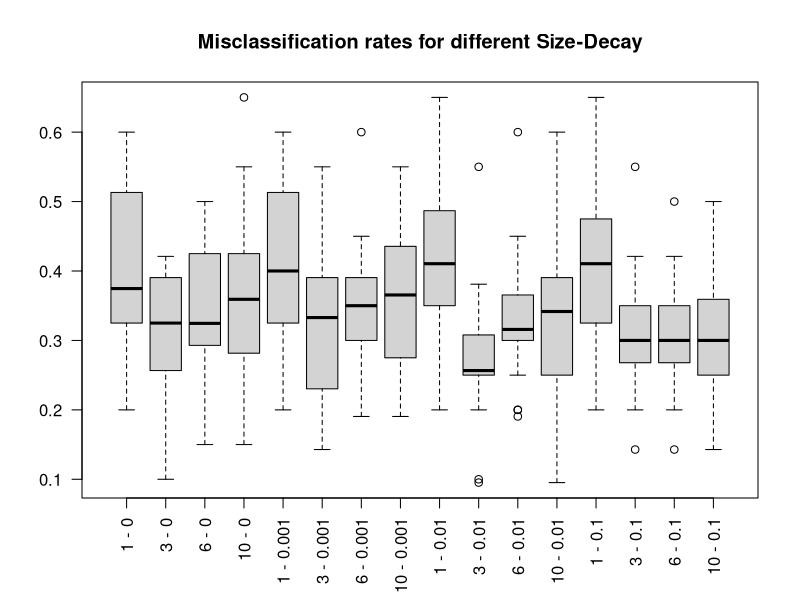
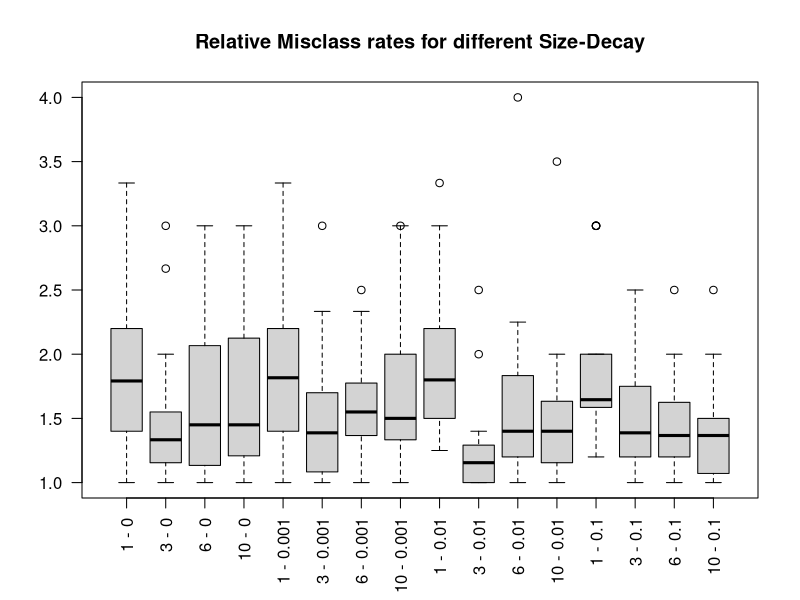
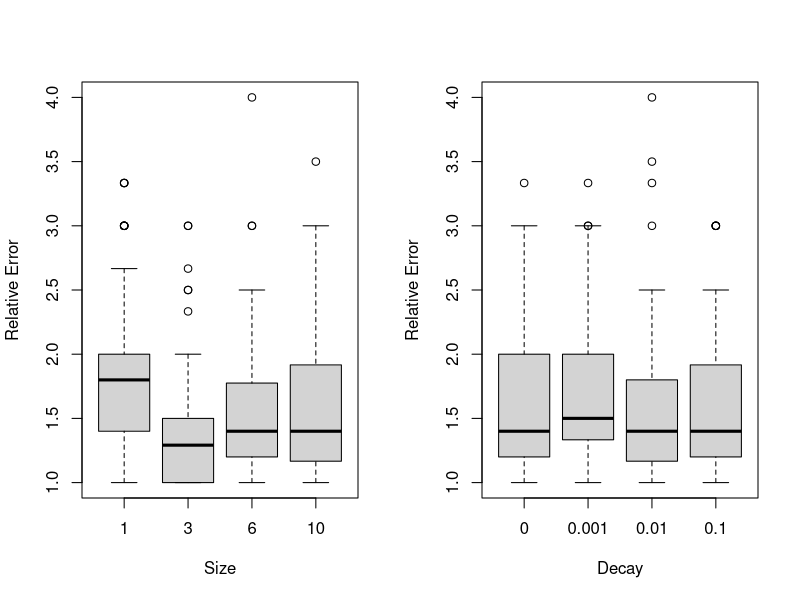

Recreate these plots in R, in order. (Note: a time limit stopped this script after it produced the figures.)
# Random Forest classification on Wheat Data
##########
# Enter data and do some processing
wheat <-  read.csv("wheat.csv")
head(wheat)
#summary(wheat)

# Variable "type" is the response variable.  "class" is another explanatory.
class(wheat$type)
wheat$type = as.factor(wheat$type)
wheat$class = as.factor(wheat$class)
#summary(wheat)

# Create a numerical version of "class" for methods that need numbers
wheat$classnum <- as.numeric((wheat$class))
# Remove "id"
wheat = wheat[,-1]
#summary(wheat)

############
# Creating TWO sets: 200 train, 75 test
set.seed(67982193)
perm <- sample(x=nrow(wheat))
set1 <- wheat[which(perm <= 200),-1]
set2 <- wheat[which(perm>200),-1]


library(nnet)

############
## Computing will work better if explanatories are rescaled to lie in [0,1]
############
# Function that rescales x1 to x2's min and max
# If applied to itself, produces data scaled to lie within [0,1].

x.1.unscaled <- as.matrix(set1[,-6])
x.2.unscaled <- as.matrix(set2[,-6])

rescale <- function(x1,x2){
  for(col in 1:ncol(x1)){
    a <- min(x2[,col])
    b <- max(x2[,col])
    x1[,col] <- (x1[,col]-a)/(b-a)
  }
  x1
}

x.1 <- rescale(x.1.unscaled, x.1.unscaled)
#Prove that it worked
apply(X=x.1, MARGIN=2, FUN=min)
apply(X=x.1, MARGIN=2, FUN=max)

# Could have been done using apply() and scale()
#rescale2 <- function(x1,x2){
#  minx <- apply(X=x2, MARGIN=2, FUN=min)
#  maxx <- apply(X=x2, MARGIN=2, FUN=max)
#  scale(x=x1, center=minx, scale=max)
#}
#x.12 <- rescale2(x.1.unscaled, x.1.unscaled)
#summary(x.1-x.12) # ALL ZEROES!

x.2 <- rescale(x.2.unscaled, x.1.unscaled)
#Prove that it worked, but does not perfectly scale test set
apply(X=x.2, MARGIN=2, FUN=min)
apply(X=x.2, MARGIN=2, FUN=max)


########################################################################
## Responses for SOFTMAX classification must be matrix of indicators 
## for each category.  These are created by class.ind().
########################################################################

y.1 <- class.ind(set1[,6])
y.2 <- class.ind(set2[,6])
head(cbind(set1[,6],y.1))

###########################################################################
# nnet{nnet} can do regression or classification.
#  For classification, MUST SPECIFY "softmax=TRUE"), 
#  Only allows one hidden layer, generates initial weights randomly
#  NO DEFAULT SHRINKAGE ("weight decay"), must specify number of hidden nodes. 
# Recommend shrinkage between .01 and .0001 (Venables and Ripley 2002, Sec 8.10)
#  I find that larger shrinkage (up to 1, even) can also work sometimes
###########################################################################

### Fit to set 1, Test on Set 2
nn.1.0 <- nnet(x=x.1, y=y.1, size=1, maxit=1000, softmax=TRUE)
# Train error
p1.nn.1.0m <-predict(nn.1.0, newdata=x.1, type="raw")
round(head(p1.nn.1.0m), 3)
p1.nn.1.0 <-predict(nn.1.0, newdata=x.1, type="class")
table(p1.nn.1.0, as.factor(set1$type),  dnn=c("Predicted","Observed"))
(misclass1.1.0 <- mean(ifelse(p1.nn.1.0 == set1$type, yes=0, no=1)))

# Test set error
p2.nn.1.0 <-predict(nn.1.0, newdata=x.2, type="class")
table(p2.nn.1.0, as.factor(set2$type),  dnn=c("Predicted","Observed"))
(misclass2.1.0 <- mean(ifelse(p2.nn.1.0 == set2$type, yes=0, no=1)))

#############################################
# Try tuning with caret::train
# "caret" stands for "classification and regression training"
# See http://topepo.github.io/caret/training.html for full details
# 
# Uses resampling (default is 25 bootstrap runs) to tune to a 
#   specified grid.  Seems excessive if time is an issue
# HOWEVER, Does only one run per combination.
#
# "Accuracy" = 1-<misclassification rate>
# "Kappa" is Cohen's Kappa, a version of misclassificaiton rate adjusted for chance.
#   Proportional improvement in misclassification relative to random assignment.
#
# Note: I am just showing this caret::train function here.  Can tune any way you like.
#############################################
library(caret)

#Using 10-fold CV so that training sets are not too small
#  ( Starting with 200 in training set)
trcon = trainControl(method="repeatedcv", number=10, repeats=2,
                     returnResamp="all")
parmgrid = expand.grid(size=c(1,3,6,10),decay= c(0,0.001,0.01,0.1))

tuned.nnet <- train(x=x.1, y=set1$type, method="nnet", preProcess="range", trace=FALSE, 
                    tuneGrid=parmgrid, trControl = trcon)

names(tuned.nnet)
tuned.nnet$results[order(-tuned.nnet$results[,3]),]
tuned.nnet$bestTune
head(tuned.nnet$resample)
tail(tuned.nnet$resample)

# Let's rearrange the data so that we can plot the bootstrap resamples in 
#   our usual way, including relative to best
resamples = reshape(data=tuned.nnet$resample[,-2], idvar=c("size", "decay"), 
                    timevar="Resample", direction="wide")
head(resamples)
(best = apply(X=resamples[,-c(1,2)], MARGIN=2, FUN=max))
siz.dec <- paste(resamples[,1],"-",resamples[,2])

x11()
boxplot.matrix(x=t(t(1-resamples[,-c(1:2)])), use.cols=FALSE, names=siz.dec,
               main="Misclassification rates for different Size-Decay", las=2)

x11()
boxplot.matrix(x=t(t(1-resamples[,-c(1:2)])/(1-best)), use.cols=FALSE, names=siz.dec,
               main="Relative Misclass rates for different Size-Decay", las=2)

x11(h=7, w=10)
par(mfrow=c(1,2))
boxplot(t(t(1-resamples[,-c(1:2)])/(1-best)) ~ resamples[,1], xlab="Size", ylab="Relative Error")
boxplot(t(t(1-resamples[,-c(1:2)])/(1-best)) ~ resamples[,2], xlab="Decay", ylab="Relative Error")
#################################################################
# Write a CV tuner that uses multiple restarts
##################################################################
# WARNING: Can run LONG!  PARALLELIZE!

#For simplicity, rename data as "train.x" and "train.y"
train.x = set1[,-6]
train.y.class = set1[,6] 
train.y = class.ind(train.y.class)

#  Let's do R=2 reps of V=10-fold CV.
set.seed(74375641)
V=10
R=2 
n2 = nrow(train.x)
# Create the folds and save in a matrix
folds = matrix(NA, nrow=n2, ncol=R)
for(r in 1:R){
  folds[,r]=floor((sample.int(n2)-1)*V/n2) + 1
}

# Grid for tuning parameters and number of restarts of nnet
siz <- c(1,3,6,10)
dec <- c(0.0001,0.001,0.01,0.1)
nrounds=10

# Prepare matrix for storing results: 
#   row = 1 combination of tuning parameters
#   column = 1 split
#   Add grid values to first two columns

Mis.cv = matrix(NA, nrow=length(siz)*length(dec), ncol=V*R+2)
Mis.cv[,1:2] = as.matrix(expand.grid(siz,dec))

# Start loop over all reps and folds.  
for (r in 1:R){ 
  for(v in 1:V){
    
    y.1 <- as.matrix(train.y[folds[,r]!=v,])
    x.1.unscaled <- as.matrix(train.x[folds[,r]!=v,]) 
    x.1 <- rescale(x.1.unscaled, x.1.unscaled) 
    
    #Test
    y.2 <- as.matrix(train.y[folds[,r]==v],)
    x.2.unscaled <- as.matrix(train.x[folds[,r]==v,]) # Original data set 2
    x.2 = rescale(x.2.unscaled, x.1.unscaled)
    
    # Start counter to add each model's misclassification to row of matrix
    qq=1
    # Start Analysis Loop for all combos of size and decay on chosen data set
    for(d in dec){
      for(s in siz){
        
        ## Restart nnet nrounds times to get best fit for each set of parameters 
        Mi.final <- 1
        #  check <- MSE.final
        for(i in 1:nrounds){
          nn <- nnet(y=y.1, x=x.1, size=s, decay=d, maxit=2000, softmax=TRUE, trace=FALSE)
          Pi <- predict(nn, newdata=x.1, type="class")
          Mi <- mean(Pi != as.factor(set1[folds[,r]!=v,6]))
          
          if(Mi < Mi.final){ 
            Mi.final <- Mi
            nn.final <- nn
          }
        }
        pred.nn = predict(nn.final, newdata=x.2, type="class")
        Mis.cv[qq,(r-1)*V+v+2] = mean(pred.nn != as.factor(train.y.class[folds[,r]==v]))
        qq = qq+1
      }
    }
  }
}
Mis.cv

(Micv = apply(X=Mis.cv[,-c(1,2)], MARGIN=1, FUN=mean))
(Micv.sd = apply(X=Mis.cv[,-c(1,2)], MARGIN=1, FUN=sd))
Micv.CIl = Micv - qt(p=.975, df=R*V-1)*Micv.sd/sqrt(R*V)
Micv.CIu = Micv + qt(p=.975, df=R*V-1)*Micv.sd/sqrt(R*V)
(all.cv = cbind(Mis.cv[,1:2],round(cbind(Micv,Micv.CIl, Micv.CIu),2)))
all.cv[order(Micv),]


# Plot results. 
siz.dec <- paste("NN",Mis.cv[,1],"-",Mis.cv[,2])
x11(pointsize=10)
boxplot(x=Mis.cv[,-c(1,2)], use.cols=FALSE, names=siz.dec,
        las=2, main="MisC Rate boxplot for various NNs")

# Plot RELATIVE results. 
lowt = apply(Mis.cv[,-c(1,2)], 2, min)

x11(pointsize=10)
# margin defaults are 5,4,4,2, bottom, left, top right
#  Need more space on bottom, so increase to 7.
par(mar=c(7,4,4,2))
boxplot(x=t(Mis.cv[,-c(1,2)])/lowt, las=2 ,names=siz.dec,
        main="Relative MisC Rate boxplot for various NNs")

relMi = t(Mis.cv[,-c(1,2)])/lowt
(RRMi = apply(X=relMi, MARGIN=2, FUN=mean))
(RRMi.sd = apply(X=relMi, MARGIN=2, FUN=sd))
RRMi.CIl = RRMi - qt(p=.975, df=R*V-1)*RRMi.sd/sqrt(R*V)
RRMi.CIu = RRMi + qt(p=.975, df=R*V-1)*RRMi.sd/sqrt(R*V)
(all.rrcv = cbind(Mis.cv[,1:2],round(cbind(RRMi,RRMi.CIl, RRMi.CIu),2)))
all.rrcv[order(RRMi),]


###########################################################
#  Fit the suggested model to full training data, 
#    with 3 nodes and .01 shrinkage
###########################################################

x.1.unscaled <- as.matrix(set1[,-6])
x.2.unscaled <- as.matrix(set2[,-6])
x.1 <- rescale(x.1.unscaled, x.1.unscaled)
x.2 <- rescale(x.2.unscaled, x.1.unscaled)

y.1 <- class.ind(set1[,6])
y.2 <- class.ind(set2[,6])

Mi.final = 1
for(i in 1:10){
  nn <- nnet(y=y.1, x=x.1, size=3, decay=0.01, maxit=2000, softmax=TRUE, trace=FALSE)
  Pi <- predict(nn, newdata=x.1, type="class")
  Mi <- mean(Pi != as.factor(set1[,6]))
  
  if(Mi < Mi.final){ 
    Mi.final <- Mi
    nn.final <- nn
  }
}

# Train error
p1.nn.3.01 <-predict(nn.final, newdata=x.1, type="class")
(misclass1.3.01 <- mean(ifelse(p1.nn.3.01 == set1$type, yes=0, no=1)))

# Test set error
p2.nn.3.01 <-predict(nn.final, newdata=x.2, type="class")
(misclass2.3.01 <- mean(ifelse(p2.nn.3.01 == set2$type, yes=0, no=1)))
table(p2.nn.3.01, as.factor(set2$type),  dnn=c("Predicted","Observed"))
